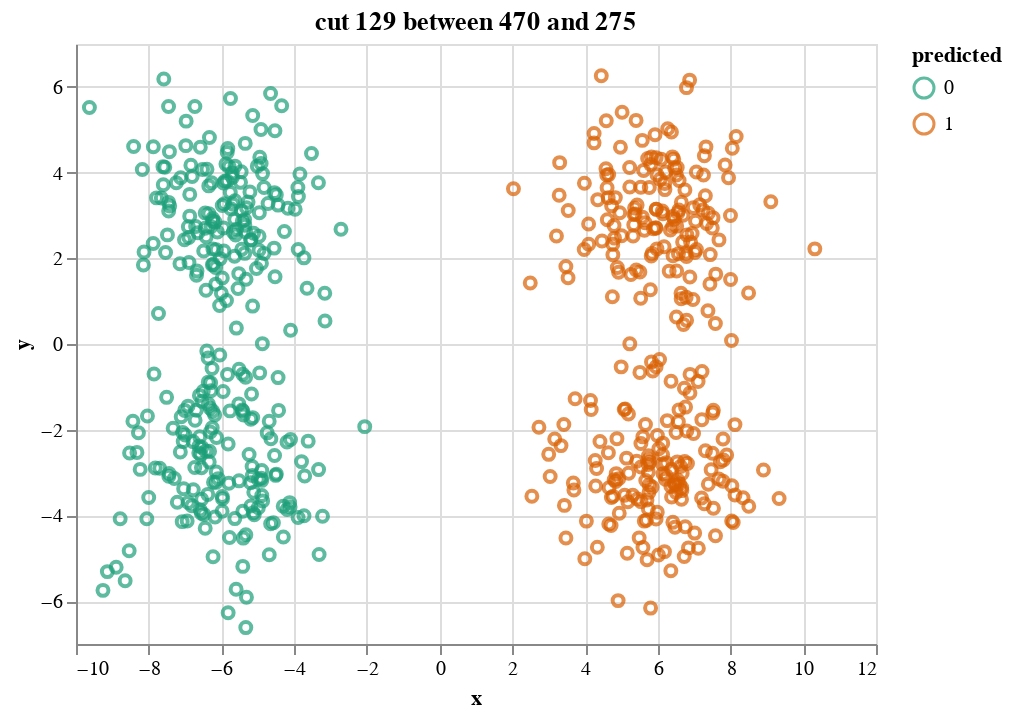
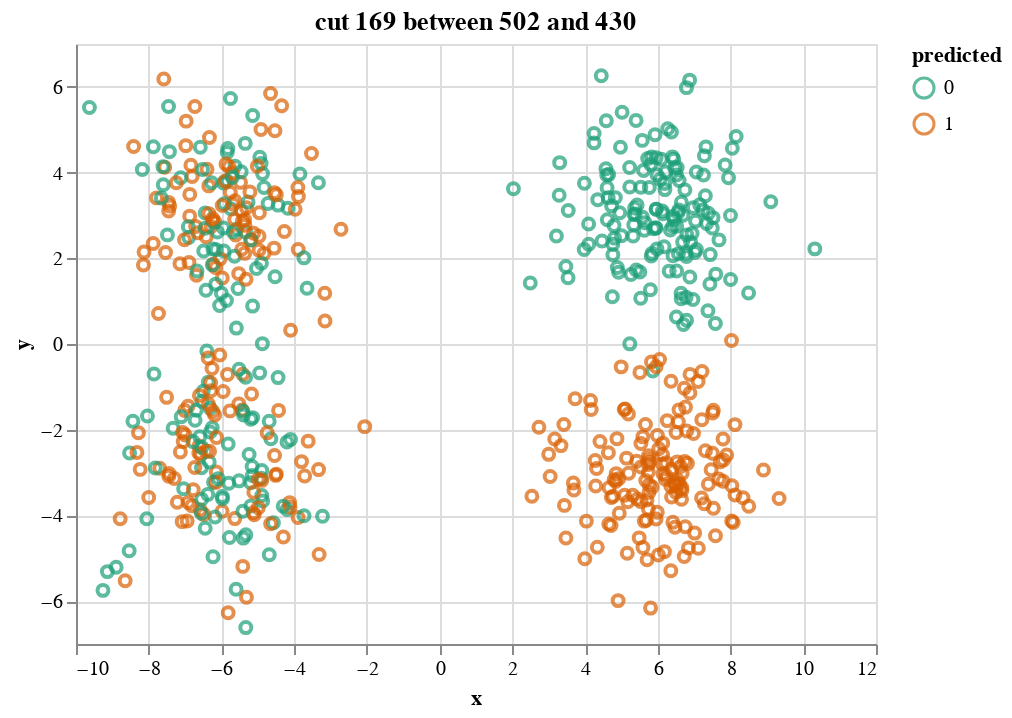
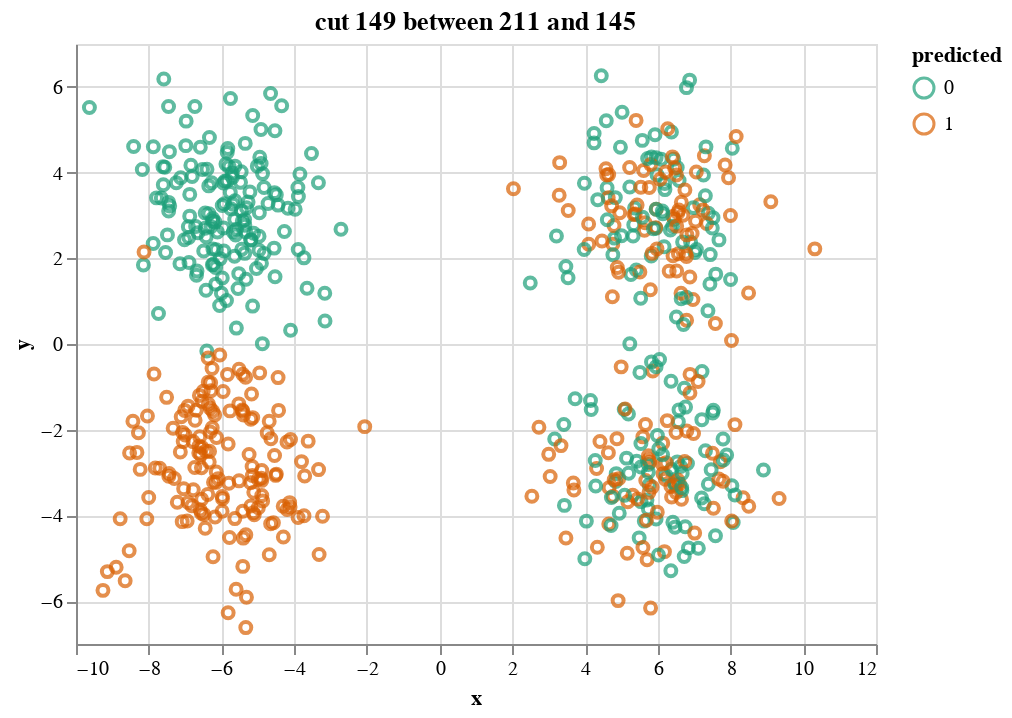

Notebook cell for these charts, in order:
### Markdown cell above
First we will inspect the data.

### Code cell
def plot_cut(q, col):
    p = AltairPlotter()
    b, c = q.labels[col]
    return p.assignments(data.xs, q.values[:, col]).properties(title=f"cut {col} between {b} and {c}")

# If we set randomize_ties to False, we get results that are a loooot better
q = Questionnaire.from_hierarchy(tree, data.ys, density=0.001, seed=seed, verbose=False, randomize_ties=True)
tree.draw()
np.random.seed(None)
# col = np.random.choice(q.values.shape[1])
deciding = [129, 169, 149]

for col in deciding:
    plot_cut(q, col).display()

### Figure 1 — Vega-Lite specification as saved in the notebook (floating-point values rounded to 4 significant figures; data arrays with more than 128 entries replaced by an {"elided": "..."} marker saying what was removed)
{"config": {"view": {"continuousWidth": 400, "continuousHeight": 300}}, "data": {"name": "data-ea0078e61ed42c9a8e135ed62dfb12dc"}, "mark": "point", "encoding": {"color": {"type": "nominal", "field": "predicted", "scale": {"scheme": "dark2"}}, "x": {"type": "quantitative", "field": "x"}, "y": {"type": "quantitative", "field": "y"}}, "title": "cut 129 between 470 and 275", "$schema": "https://vega.github.io/schema/vega-lite/v4.8.1.json", "datasets": {"data-ea0078e61ed42c9a8e135ed62dfb12dc": {"elided": "600 records"}}}

### Figure 2 — Vega-Lite specification as saved in the notebook (floating-point values rounded to 4 significant figures; data arrays with more than 128 entries replaced by an {"elided": "..."} marker saying what was removed)
{"config": {"view": {"continuousWidth": 400, "continuousHeight": 300}}, "data": {"name": "data-c52b830a39d8630fcd9366cd9c9ca3d2"}, "mark": "point", "encoding": {"color": {"type": "nominal", "field": "predicted", "scale": {"scheme": "dark2"}}, "x": {"type": "quantitative", "field": "x"}, "y": {"type": "quantitative", "field": "y"}}, "title": "cut 169 between 502 and 430", "$schema": "https://vega.github.io/schema/vega-lite/v4.8.1.json", "datasets": {"data-c52b830a39d8630fcd9366cd9c9ca3d2": {"elided": "600 records"}}}

### Figure 3 — Vega-Lite specification as saved in the notebook (floating-point values rounded to 4 significant figures; data arrays with more than 128 entries replaced by an {"elided": "..."} marker saying what was removed)
{"config": {"view": {"continuousWidth": 400, "continuousHeight": 300}}, "data": {"name": "data-7e3f874ddbd0e98a10dfd3f642f99e5a"}, "mark": "point", "encoding": {"color": {"type": "nominal", "field": "predicted", "scale": {"scheme": "dark2"}}, "x": {"type": "quantitative", "field": "x"}, "y": {"type": "quantitative", "field": "y"}}, "title": "cut 149 between 211 and 145", "$schema": "https://vega.github.io/schema/vega-lite/v4.8.1.json", "datasets": {"data-7e3f874ddbd0e98a10dfd3f642f99e5a": {"elided": "600 records"}}}
